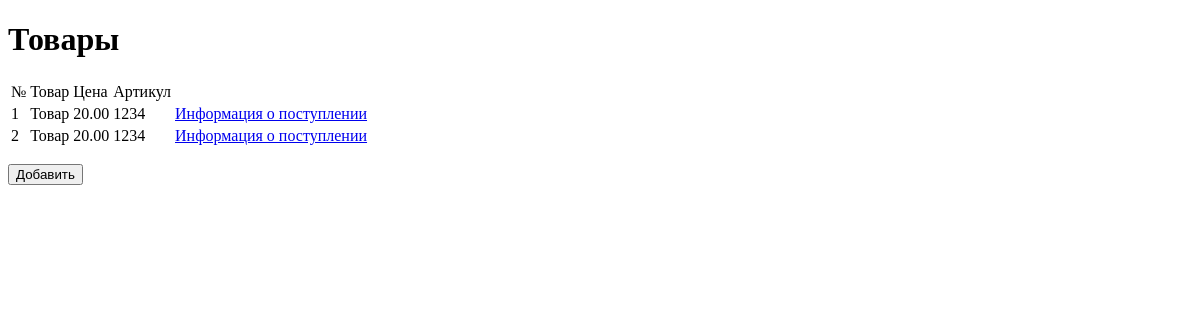
Before: / with the older database file.
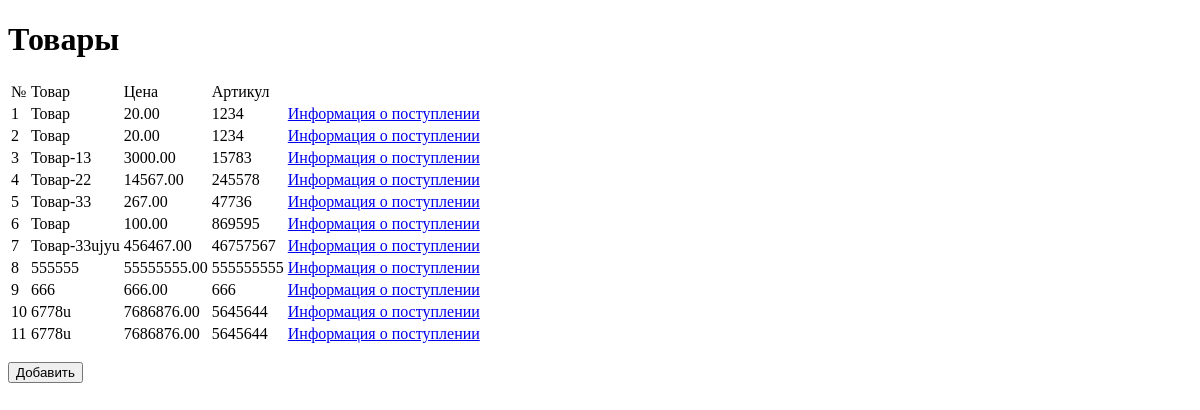
After: the same page with the newer database file.
### tables this page shows
CREATE TABLE `product` (
  `id` int NOT NULL,
  `name` varchar(255) NOT NULL,
  `price` decimal(10,2) NOT NULL,
  `article` varchar(255) NOT NULL
);

### index.php (the view, shortened to what this page needs)
<?php
$pdo = require $_SERVER['DOCUMENT_ROOT'] . '/db.php';
$product = $pdo->query('SELECT * FROM product')->fetchAll(PDO::FETCH_ASSOC);
?>
<!doctype html>
<html lang="en">
<head>
</head>
<body>
<h1>Товары</h1>
<table>
    <thead>
    <tr>
        <td>№</td>
        <td>Товар</td>
        <td>Цена</td>
        <td>Артикул</td>
    </tr>
    </thead>
    <tbody>
    <?php foreach ($product as $prod): ?>
        <tr>
            <td><?=$prod['id']?></td>
            <td><?=$prod['name']?></td>
            <td><?=$prod['price']?></td>
            <td><?=$prod['article']?></td>
            <td><a href="/admin/index.php?id=<?=$prod['id']?>">Информация о поступлении</a></td>
        </tr>
    <?php endforeach;?>
    </tbody>
</table>
<a href="/admin/product/create.php"><button>Добавить</button></a>
</body>
</html>

Changed rows visible on the page:
added product: id "3", name "Товар-13", price "3000.00", article "15783"
added product: id "4", name "Товар-22", price "14567.00", article "245578"
added product: id "5", name "Товар-33", price "267.00", article "47736"
added product: id "6", name "Товар", price "100.00", article "869595"
added product: id "7", name "Товар-33ujyu", price "456467.00", article "46757567"
added product: id "8", name "555555", price "55555555.00", article "555555555"
added product: id "9", name "666", price "666.00", article "666"
added product: id "10", name "6778u", price "7686876.00", article "5645644"
added product: id "11", name "6778u", price "7686876.00", article "5645644"
